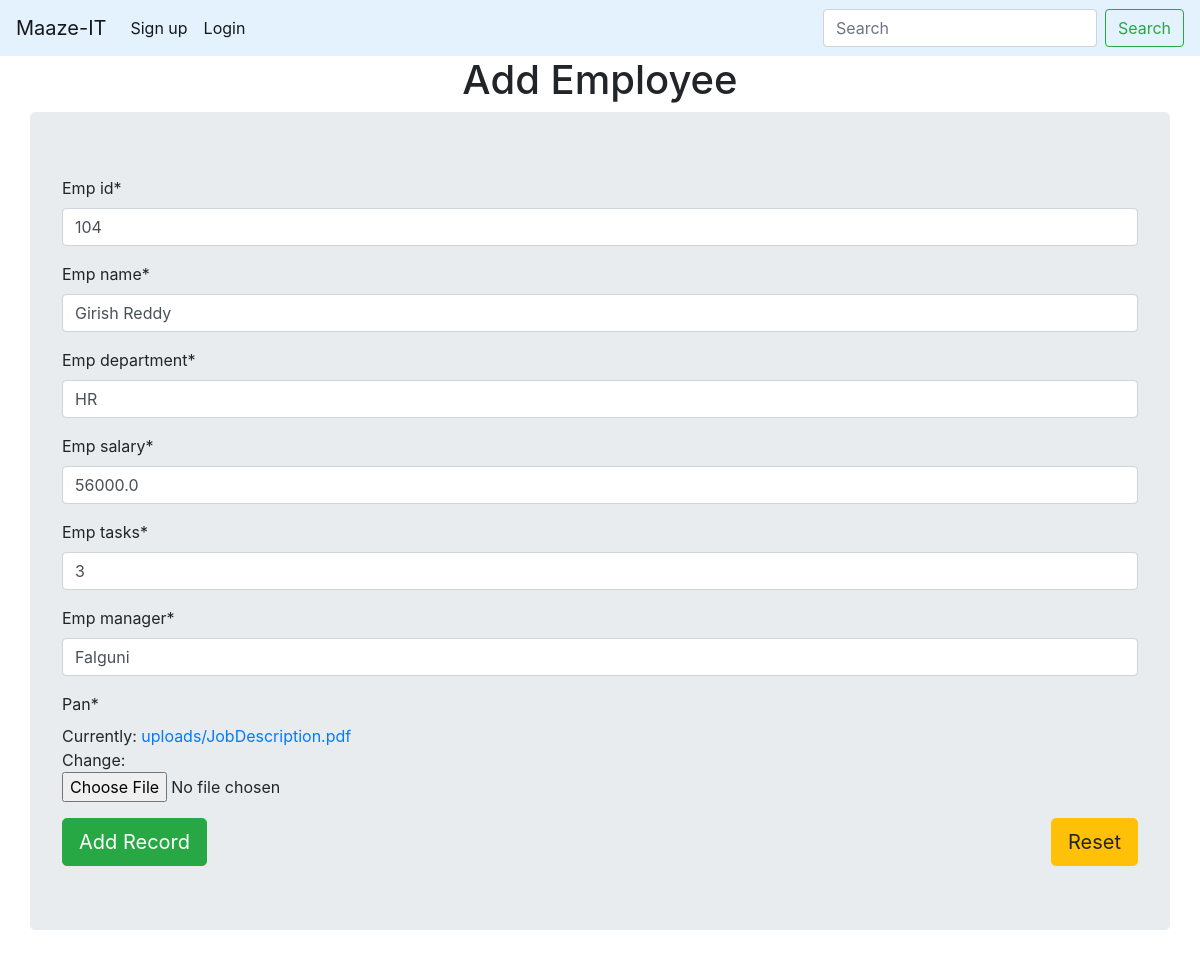
Page /ca/uv/3/ on the committed database.
### Crud_app/models.py (models this page shows, shortened)
class Management(models.Model):
    emp_id = models.IntegerField()
    emp_name = models.CharField(max_length=50)
    emp_department = models.CharField(max_length=50)
    emp_salary = models.FloatField()
    emp_tasks = models.IntegerField()
    emp_manager = models.CharField(max_length=50)
    pan = models.FileField(upload_to ='uploads/' ,validators=[validate_file_extension])

### Crud_app/views.py (the view)
# urls.py: path('uv/<int:pk>/', views.updateEmp, name='update_url'),
def updateEmp(request, pk):
    obj = Management.objects.get(id=pk)
    form = ManageForm(instance=obj)
    template_name = 'Crud_app/add.html'
    if request.method == 'POST':
        form = ManageForm(request.POST, instance=obj)
        if form.is_valid():
            form.save()
            return redirect('show_url')
    context = {'form': form}
    return render(request, template_name, context)

### Crud_app/forms.py
class ManageForm(forms.ModelForm):
    class Meta:
        model = Management
        fields = '__all__'

### Templates/Crud_app/add.html (shortened to what this page needs)
{% extends 'base.html' %} {% load crispy_forms_tags %}  {% block content %}
<h1><center>Add Employee</center></h1>
<div class="container jumbotron">
  <form method="post" enctype="multipart/form-data">
    {% csrf_token %} {{form|crispy}}
    <input type="submit" value="Add Record" class="btn btn-success btn-lg" />
    <input
      type="reset"
      value="Reset"
      class="btn btn-warning btn-lg float-right"
    />
  </form>
</div>
{% endblock %}

### rows in the picture
Management: emp_id "104", emp_name "Girish Reddy", emp_department "HR", emp_salary "56000.0", emp_tasks "3", emp_manager "Falguni"
